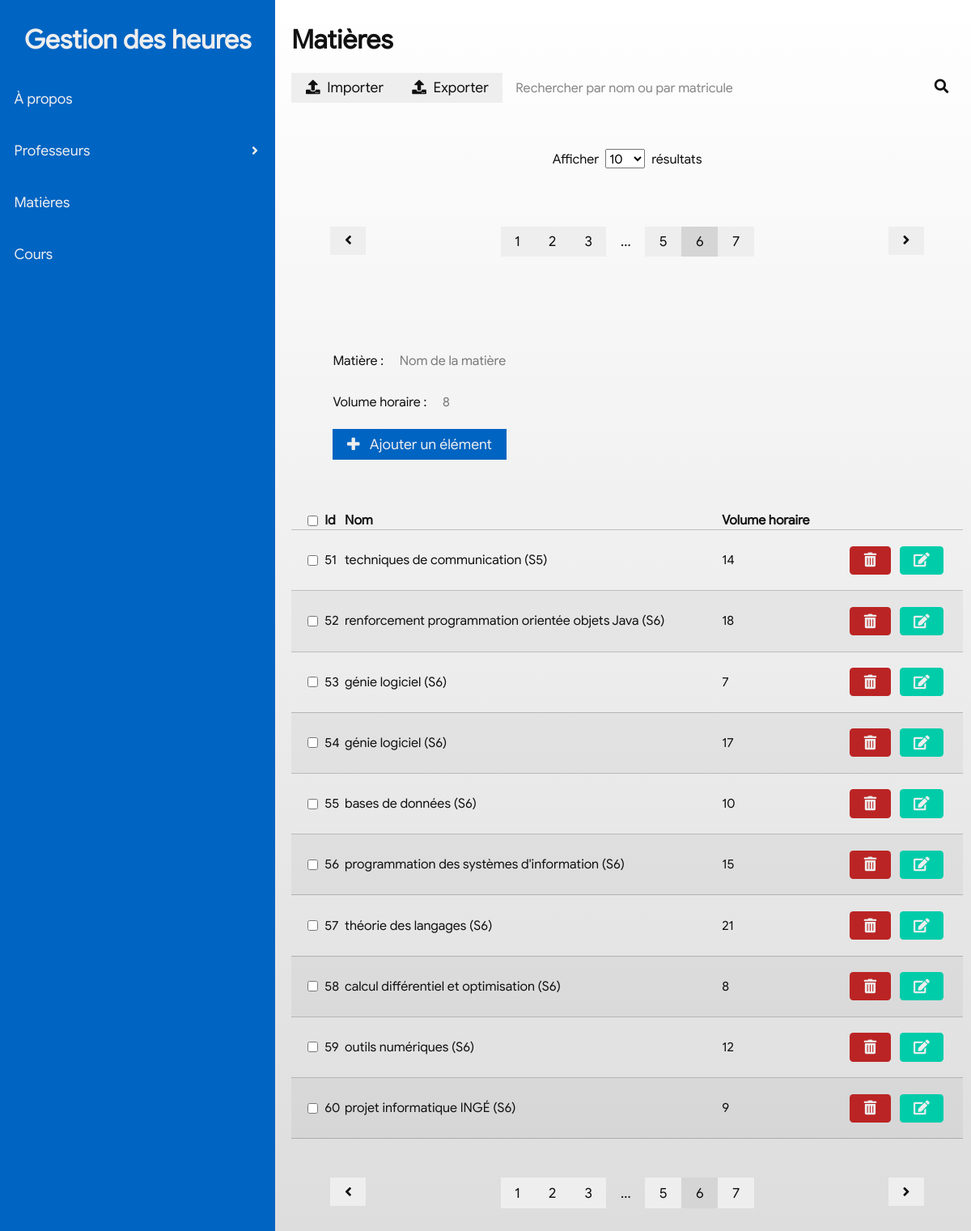
Screenshot of /subject?page=5&shown=10 with the database file from the repository.
### tables this page shows
CREATE TABLE subject(id INT AUTO_INCREMENT, name VARCHAR(255), hrs INT, PRIMARY KEY(id));

### index.php (called while the page is built)
<?php
    require_once "controller/includes/db.php";
    require_once "view/functions.php";
    include "view/main.php";

### controller/includes/db.php (called while the page is built, shortened)
<?php
class DB{
    var $_pdo;
    function __construct($dns, $user, $password){
        $this->_pdo = new PDO($dns, $user, $password);
    }
    function query($query){
        return $this->_pdo->query($query);
    }
    function getData($query){
        $response = $this->query($query);
        $output = array();
        while($data = $response->fetch()){
            $item = array();
            foreach($data as $key => $value){
                $item[$key] = $value;
            }
            $output[count($output)] = $item;
        }
        return $output;
    }
}
$DB = new DB('mysql:host=localhost;dbname=phpProject', 'ryan', '');

### view/functions.php (the view, shortened to what this page needs)
    </tr><?php
function printSubjects(){
    global $DB;
    global $resultsPerPage;
    global $currentPage;
    $offset = $currentPage * $resultsPerPage;
    $limit = $resultsPerPage;
    $data = $DB->getData("SELECT * FROM subject LIMIT $limit OFFSET $offset");
    foreach($data as $e){
    ?><tr>
        <td><input type="checkbox" /></td>
        <td class='id'><?php echo $e['id']; ?></td>
        <td class='name'><?php echo utf8_encode($e['name']); ?></td>
        <td class='hrs'><?php echo $e['hrs']; ?></td>
        <td class="controls">
            <a class="btn btn-tertiary btn-rounded" href='/controller/delete.php?table=subject&id=<?php echo $e['id']; ?>'><i class="fas fa-trash-alt"></i></a>
            <button class="btn btn-quaternary btn-rounded edit"><i class="fas fa-edit"></i></button></td>
    </tr><?php
    }
}
function resultsPerPage(){
    $items = array(10, 25, 50, 100);
    $shown = isset($_GET['shown'])?$_GET['shown']:$items[0];
    $resultsPerPage = $shown;
    echo "<p><span>Afficher</span><select class='resultsperpage'>";
    foreach($items as $e){
        $attr = ($e == $shown)?'selected':'';
        echo "<option $attr>$e</option>";
    }
    echo "</select><span>résultats</span></p>";
}
function pagination($table){
    global $DB;
    global $resultsPerPage;
    $data = $DB->getData("SELECT COUNT(*) as len FROM $table");
    $len = $data[0][0];
    $pages = ($len / $resultsPerPage);
    $currentPage = isset($_GET['page'])?$_GET['page']:0;
    echo '<div class="previous">';
    if($currentPage > 0)
        echo '<a class="btn btn-secondary" href="?page='.($currentPage-1).'&shown='.$resultsPerPage.'"><i class="fas fa-angle-left"></i></a>';
    echo '</div>';
    echo '<div class="pages">';
    for($i = 0; $i < $pages; $i++){
        $p = $i+1;
        if(abs($i - $currentPage) < 2){
            if($i == $currentPage){
                echo "<span class='btn btn-secondary active'>$p</span>";
            }else{
                echo "<a class='btn btn-secondary' href='?page=$i&shown=$resultsPerPage'>$p</a>";
            }
        }else if($i < 3){
            echo "<a class='btn btn-secondary' href='?page=$i&shown=$resultsPerPage'>$p</a>";
        }else if($i+2 >= $pages){
            echo "<a class='btn btn-secondary' href='?page=$i&shown=$resultsPerPage'>$p</a>";
        }else{
            echo "<span class='btn btn-secondary btn-disabled'>...</span>";
            continue;
        }
    }
    echo '</div>';
    echo '<div class="next">';
    if($currentPage+1 < $pages)
        echo '<a class="btn btn-secondary" href="?page='.($currentPage+1).'&shown='.$resultsPerPage.'"><i class="fas fa-angle-right"></i></a>';
    echo '</div>';}

### view/css/main.css (style rules this page uses)
html { box-sizing: border-box; }
*, *:before, *:after { box-sizing: inherit; }
html { font-family: Arial; }
.btn { padding: 0.5em 1em; border: none; background: none; font-size: 1.1em; }
.btn:active, .btn.active { outline: none; }
.btn.btn-secondary { background: #ccc; }
.btn.btn-rounded { border-radius: .25em; }
a.btn { display: inline-block; text-decoration: none; color: inherit; }
.btn, .control, .searchbar { transition: color 0.3s ease 0s, background 0.3s ease 0s; }
.controls { padding-top: 1em; padding-bottom: 1em; }
.background-light { background: #eee; color: #111; }
.btn.btn-secondary { background: #eee; color: #111; }
.btn.btn-secondary:hover, .btn.btn-secondary:active, .btn.btn-secondary.active { background: #d5d5d5; }
.btn.btn-tertiary { background: #bb2424; color: #eee; }
.btn.btn-quaternary { background: #00ccaa; color: #eee; }
html { font-family: 'Google Sans', 'Helvetica Neue', Arial !important; }
* { box-sizing: border-box !important; }
body { margin: 0; }
@media (min-width: 728px) { body { display: grid; grid-template-columns: max-content auto; } }
table tr { border-bottom: 1px solid rgba(0, 0, 0, 0.2); }
table tr:nth-of-type(2n) { background: rgba(0, 0, 0, 0.04); }
table tr > td:first-child { padding-left: 20px; }
table tr > td:last-child { padding-right: 20px; }
table td.controls { text-align: right; }
table td.controls .btn { margin: 0.2em; }
.row-count select { margin: 0.5em; display: inline-block; }
.pagination .pages { display: flex; justify-content: center; }

### view/css/ext.css (style rules this page uses)
.btn-disabled { background: unset!important; }

### rows the page displays
subject: id "51", name "techniques de communication (S5)", hrs "14"
subject: id "52", name "renforcement programmation orientée objets Java (S6)", hrs "18"
subject: id "53", name "génie logiciel (S6)", hrs "7"
subject: id "54", name "génie logiciel (S6)", hrs "17"
subject: id "55", name "bases de données (S6)", hrs "10"
subject: id "56", name "programmation des systèmes d'information (S6)", hrs "15"
subject: id "57", name "théorie des langages (S6)", hrs "21"
subject: id "58", name "calcul différentiel et optimisation (S6)", hrs "8"
subject: id "59", name "outils numériques (S6)", hrs "12"
subject: id "60", name "projet informatique INGÉ (S6)", hrs "9"

### other values shown
$p "1"
$p "2"
$p "3"
$p "5"
$p "6"
$p "7"
form field value "10"
